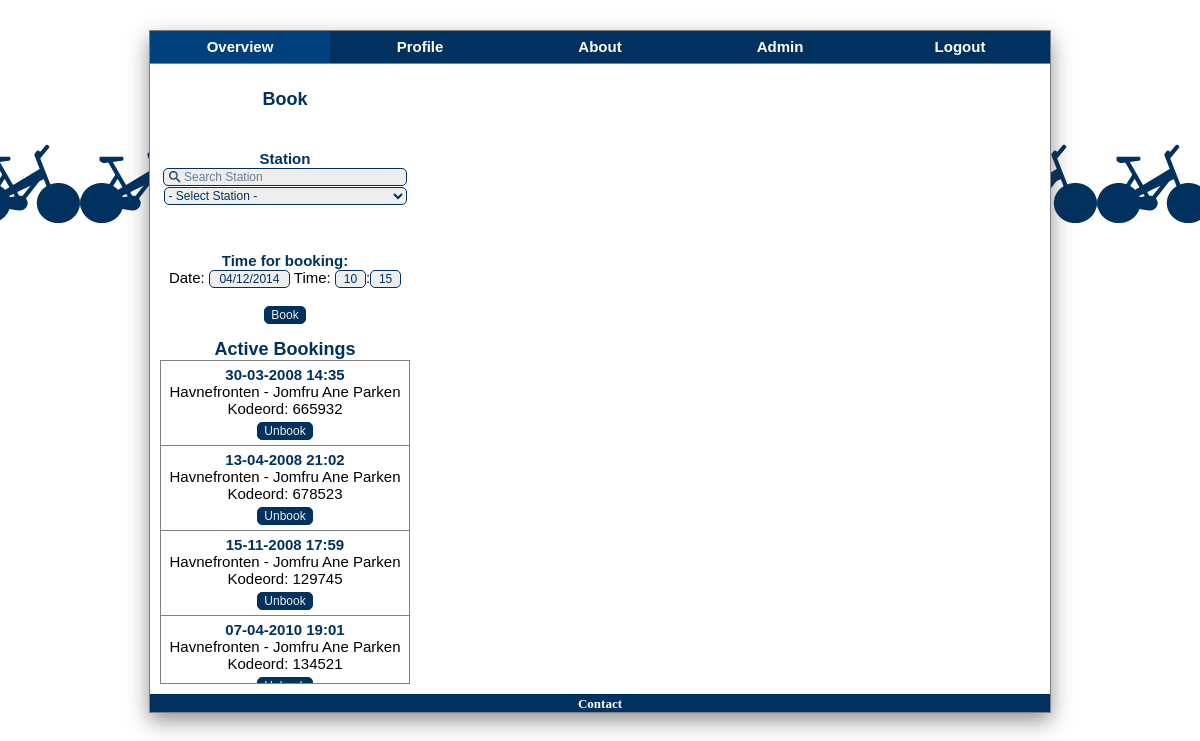
Screenshot of /website/index.php (signed in) with the database file from the repository.
### tables this page shows
CREATE TABLE booking
(
	booking_id int PRIMARY KEY AUTO_INCREMENT,
	start_time bigint NOT NULL,
	start_station int NOT NULL,
	password int(6),
	for_user varchar(50),
	used_bicycle int NULL,
    timemade bigint NOT NULL,
	FOREIGN KEY(start_station) REFERENCES station(station_id) ON DELETE CASCADE,
	FOREIGN KEY(for_user) REFERENCES account(username) ON DELETE SET NULL,
	FOREIGN KEY(used_bicycle) REFERENCES bicycle(bicycle_id) ON DELETE CASCADE
);

### website/application/controller/home.php (called while the page is built, shortened)
<?php
class Home extends Controller
{
    public function index()
    {
        $navbarChosen = "Overview";
        if (Tools::isLoggedIn()) {
            $bookingService = new BookingService($this->db);
            $activeBookings = $bookingService->getActiveBookings($_SESSION["login_user"]);
        }
        require 'application/views/_templates/header.php';
        require 'application/views/home/index.php';
        require 'application/views/_templates/footer.php';
    }
}

### website/index.php (called while the page is built, shortened)
<?php
require 'application/libs/application.php';
require 'application/libs/controller.php';
require 'application/libs/autoloader.php';
$app = new Application();

### website/application/models/viewhelper.php (called while the page is built, shortened)
<?php
class ViewHelper
{
    public static function getHour(){
        $currentTime = time();
        if (date("i") >= 55)
        {
            $hour = date("H", ($currentTime + 3600));
        } else {
            $hour = date("H");
        }
        return $hour;
    }
    public static function getMinute(){
        if (date("i") >= 55)
        {
            $minute = "00";
        } else {
            $minute = 5 * ceil((date("i")+1) / 5);
        }
        return str_pad($minute, 2, 0, STR_PAD_LEFT);
    }
    public static function getDate(){
        if (date("i") >= 55 && date("H") == 23){
            return date("d/m/Y", time() + 3600);
        } else {
            return date("d/m/Y");
        }
    }
}
?>

### website/application/libs/autoloader.php (called while the page is built, shortened)
<?php
function classAutoloader($class) {
	$file = 'application/models/' . strtolower($class) . '.php';
}
?>

### website/application/libs/controller.php (called while the page is built, shortened)
<?php
class Controller
{
    private function openDatabaseConnection()
    {
        $this->db = mysqli_connect(DB_HOST, DB_USER, DB_PASS, DB_NAME);
    }
}

### website/application/models/bookingservice.php (called while the page is built, shortened)
<?php
class BookingService implements iService
{
    private $db = null;
    function __construct($database){
        try{
            $this->db = $database;
        }
        catch(Exception $ex){
            exit("Unable to connect to database " . $ex);
        }
    }
    public function getActiveBookings($username)
    {
        $returnArray = array();
        $stmt = $this->db->prepare("SELECT booking_id, start_time, start_station, password, for_user, name, used_bicycle FROM booking, station
                                    WHERE for_user = ? AND start_station = station_id AND password IS NOT NULL
                                    ORDER BY start_time ASC");
        $stmt->bind_param("s", $username);
        $stmt->execute();
        $stmt->bind_result($booking_id, $start_time, $start_station, $password, $for_user, $station_name, $used_bicycle);
        while($stmt->fetch()){
            $returnArray[$booking_id] = array(new Booking($booking_id, $start_time, $start_station, $password, $for_user, $used_bicycle), $station_name);
        }
        return $returnArray;
    }
}
?>

### website/application/models/booking.php (called while the page is built, shortened)
<?php
class Booking{
    function __construct($booking_id, $start_time, $start_station, $password, $for_user, $used_bicycle = null){
        $this->booking_id = $booking_id;
        $this->start_time = $start_time;
        $this->password = $password;
    }
}
?>

### website/application/views/home/index.php (the view, shortened to what this page needs)
<div id="map-container">
	<div id="map-canvas"></div>
	<div id="mapinfo">
		<div class="centerblock">
			<h1>Book</h1>
            <div id="messages">
            </div>
			<form action="/Home/Book/" method="post">
				<h2>Station</h2>
				<input type="text" id="searchstation" name="searchstation" class="searchbox" placeholder="Search Station" oninput="SearchStation();MouseOverSearch();" onfocus="ShowSearch();MouseOverSearch();" onmouseover="ShowSearch();MouseOverSearch();" onmouseout="MouseLeaveSearch()" autocomplete="off" /><br />
				<select name="station" id="stations" style="width: 243px;" onchange="UpdateMarker()">
				<option value="0" disabled selected>- Select Station -</option>
				</select><br />
				<div id="freebicycles"></div>
				<br />
				<?php
					if (Tools::isLoggedIn()){
						?>
				<h2>Time for booking:</h2>
				Date: <input id="datepicker" type="text" readonly name="date" value="<?php echo ViewHelper::getDate(); ?>" style="width: 75px; text-align: center;" /> Time: <input id="hourpicker" type="text" readonly name="hour" value="<?php echo ViewHelper::getHour(); ?>" style="width: 25px; text-align: center;" />:<input id="minutepicker" type="text" readonly name="minute" value="<?php echo ViewHelper::getMinute(); ?>" style="width: 25px;  text-align: center;" />
				<?php
					}
				?>
				<div class="centerblock"><br />
				<?php
					if (Tools::isLoggedIn()){
						echo '<input type="submit" value="Book" class="button" />';
					} else {
						echo '<a href="/User/Login/">Login</a>';
					}
				?>
				</div>
			</form>
		</div>
            <?php
            if(Tools::isLoggedIn())
            {
                echo '<h1 class="bookings-header centerblock">Active Bookings</h1>';
                echo '<div class="bookings centerblock">';
                foreach($activeBookings as $booking)
                {
                    echo '<h2>'.date("d-m-Y H:i", $booking[0]->start_time).'</h2>
                    <p class="active-booking">'.$booking[1].' <br>Kodeord: '.$booking[0]->password.'
                        <button class="centerblock button" onclick="fnUnbookDialog('.$booking[0]->booking_id.');" style="margin-top: 5px; margin-bottom: 5px;">Unbook</button>
                    </p>';
                }
                echo '</div>';
            }
            ?>
</div>
</div>

### website/application/libs/application.php (shortened to what this page needs)
<?php
class Application
{
    private $url_controller = null;
    private $url_action = null;
    private $url_parameter_1 = null;
    private $url_parameter_2 = null;
    private $url_parameter_3 = null;
    public function __construct()
    {
        if (file_exists('./application/controller/' . strtolower($this->url_controller) . '.php')) {
            require './application/controller/' . strtolower($this->url_controller) . '.php';
            $this->url_controller = new $this->url_controller();
            if (method_exists($this->url_controller, $this->url_action)) {
                if (isset($this->url_parameter_3)) {
                    $this->url_controller->{$this->url_action}($this->url_parameter_1, $this->url_parameter_2, $this->url_parameter_3);
                } elseif (isset($this->url_parameter_2)) {
                    $this->url_controller->{$this->url_action}($this->url_parameter_1, $this->url_parameter_2);
                } elseif (isset($this->url_parameter_1)) {
                    $this->url_controller->{$this->url_action}($this->url_parameter_1);
                } else {
                    $this->url_controller->{$this->url_action}();
                }
            } else {
                $this->url_controller->index();
            }
        } else {
            require './application/controller/home.php';
            $home = new Home();
            $home->index();
        }
    }
}

### website/application/views/_templates/header.php (shortened to what this page needs)
<!DOCTYPE html>
<html onclick="CloseSearch()">
<head>
<?php
	Tools::includeCSS();
?>
</head>
<body>
	<div id="container">
	<div id="navbar">
		<table>
			<tr>
			<?php if ($navbarChosen == "Overview"){
			echo '<td id="selectedNav">';
            } else { echo '<td>'; } ?>
				<a href="/">Overview</a>
			</td>
			<?php if ($navbarChosen == "Profile"){
			echo '<td id="selectedNav">';
            } else { echo '<td>'; } ?>
				<?php
					if(isset($_SESSION['login_user']))
					{
						echo "<a href=\"/User/EditProfile\">Profile</a>";
					}
					else
					{
						echo "<a href=\"/User/Login/?target=/User/EditProfile\">Profile</a>";
					}
				?>
			</td>
			<?php if ($navbarChosen == "About"){
			echo '<td id="selectedNav">';
            } else { echo '<td>'; } ?>
				<a href="/About/">About</a>
			</td>
            <?php
                if (Tools::isAdmin()){
                    echo '<td>';
                    echo '<a href="/Admin/">Admin</a>';
                    echo '</td>';
                }
            ?>
            <?php if ($navbarChosen == "Login"){
			echo '<td id="selectedNav">';
            } else { echo '<td>'; } ?>
				<?php
					if(isset($_SESSION['login_user']))
					{
						echo "<a href=\"/User/Logout\">Logout</a>";
					}
					else
					{
						echo "<a href=\"/User/Login\">Login</a>";
					}
				?>
				</td>
			</tr>
		</table>
	</div>
	<div id="sitecontent">

### website/application/models/tools.php (shortened to what this page needs)
<?php
class Tools {
    public static function isLoggedIn(){
        if(isset($_SESSION['login_user'])){
            return true;
        } else {
            return false;
        }
    }
    public static function  isAdmin(){
        if (isset($_SESSION['admin_user'])){
            return true;
        }else{
            return false;
        }
    }
    public static function includeCSS(){
        $files = scandir('public/css');
        foreach ($files as $file){
            if (substr($file, 0, 1) != "."){
                echo '<link rel="stylesheet" type="text/css" href="/public/css/'.$file.'">
';
            }
        }
    }
}
?>

### website/application/views/_templates/footer.php (shortened to what this page needs)
</div>
<footer>
    <a href="mailto:sw707e14@cs.aau.dk?Subject=Aalborg%20Bycyklen">Contact</a>
</footer>
</div>
</body>
</html>

### website/public/css/frontpage.css (style rules this page uses)
#map-container { height: 600px; }
#map-canvas { height: 600px; width: 600px; margin: 0px 10px 10px 10px; float: right; }
#mapinfo { float: left; width: 250px; margin-left: 10px; position: relative; }
.searchbox { width: 220px; background-image: url('/public/images/search-blue.png'); background-position: 5px center; background-repeat: no-repeat; background-size: 12px 12px; padding-left: 20px; }
#freebicycles { height:25px; }
#messages { height:35px; }
.active-booking { border-bottom:1px solid gray; margin: 0px; }

### website/public/css/style.css (style rules this page uses)
html, body { margin: 0; padding: 0; font-family: arial, verdana, sans-serif; font-size: 12px; }
body { font-size: 15px; background-color: white; background-image: url(/public/images/aabc_back.gif); background-repeat: repeat-x; background-position-x: -33px; }
input, textarea, select, button { font-family: arial, verdana, sans-serif; font-size: 12px; border: 1px solid #00315F; border-radius: 5px; background-color: #EEEEEE; color: #00315F; }
input.button, button.button { background-color: #00315F; color: #EEEEEE; }
h1 { font-size: 18px; color: #00315F; font-weight: bold; margin: 5px 0px 0px 0px; }
h2 { font-size: 15px; color: #00315F; font-weight: bold; margin: 5px 0px 0px 0px; }
a:link, a:visited { font-family: arial, verdana, sans-serif; font-size: 15px; color: #000000; text-decoration: underline; }
#navbar table { font-size: 13px; width: 100%; color: white; font-weight: bold; font-family: trebuchet MS; border-collapse: collapse; }
#navbar td { background-color: #00315F; height: 30px; width: 100px; vertical-align: middle; display: table-cell; text-align: center; }
#selectedNav { background-color: #00407C !important; }
#container { position:relative; width: 900px; margin: 30px auto; background-color: white; border: 1px solid grey; -webkit-box-shadow: 0px 8px 20px 0px rgba(50, 50, 50, 0.53); -moz-box-shadow: 0px 8px 20px 0px rgba(50, 50, 50, 0.53); box-shadow: 0px 8px 20px 0px rgba(50, 50, 50, 0.53); }
#sitecontent { min-height:600px; }
footer { margin: auto; background-color: #00315F; color:white; bottom:0; text-align:center; width: 900px; margin-top:10px; }
footer a:link { color:white; font-family: trebuchet MS; font-size: 13px; font-weight: bold; text-decoration: none; }
#navbar { margin-bottom: 20px; border-bottom: 1px solid grey; }
#navbar a { display: block; height: 100%; width: 100%; line-height: 30px; color: white; text-decoration: none; }
.centerblock { margin: auto; text-align: center; display:block; }
.bookings-header { margin-top:15px; }
.bookings { border:1px solid gray; height:322px; overflow-x:hidden; overflow-y:scroll; }

### rows the page displays
booking: start_time "30-03-2008 14:35", booking "Havnefronten - Jomfru Ane Parken", password "665932"
booking: start_time "13-04-2008 21:02", booking "Havnefronten - Jomfru Ane Parken", password "678523"
booking: start_time "15-11-2008 17:59", booking "Havnefronten - Jomfru Ane Parken", password "129745"
booking: start_time "07-04-2010 19:01", booking "Havnefronten - Jomfru Ane Parken", password "134521"
